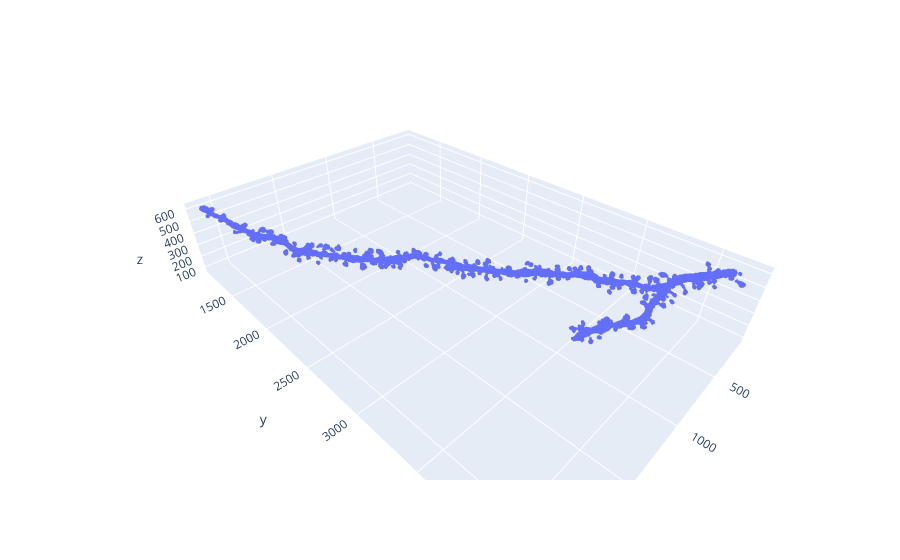

The cell this chart's notebook holds for it:
### Code cell
import cloudglancer as cg

cg.plot(points[..., :3])

### Figure 1 — Plotly figure (JSON) as saved in the notebook; plotly's stock layout.template omitted (floating-point values rounded to 4 significant figures; data arrays with more than 128 entries replaced by an {"elided": "..."} marker saying what was removed)
{"data": [{"hovertemplate": "x=%{x}<br>y=%{y}<br>z=%{z}<extra></extra>", "legendgroup": "", "marker": {"color": "#636efa", "size": 1.5, "symbol": "circle"}, "mode": "markers", "name": "", "scene": "scene", "showlegend": false, "type": "scatter3d", "x": {"elided": "57680 int values"}, "y": {"elided": "57680 int values"}, "z": {"elided": "57680 int values"}}], "layout": {"legend": {"tracegroupgap": 0}, "margin": {"t": 60}, "scene": {"aspectmode": "data", "domain": {"x": [0, 1], "y": [0, 1]}, "xaxis": {"title": {"text": "x"}}, "yaxis": {"title": {"text": "y"}}, "zaxis": {"title": {"text": "z"}}}}}
